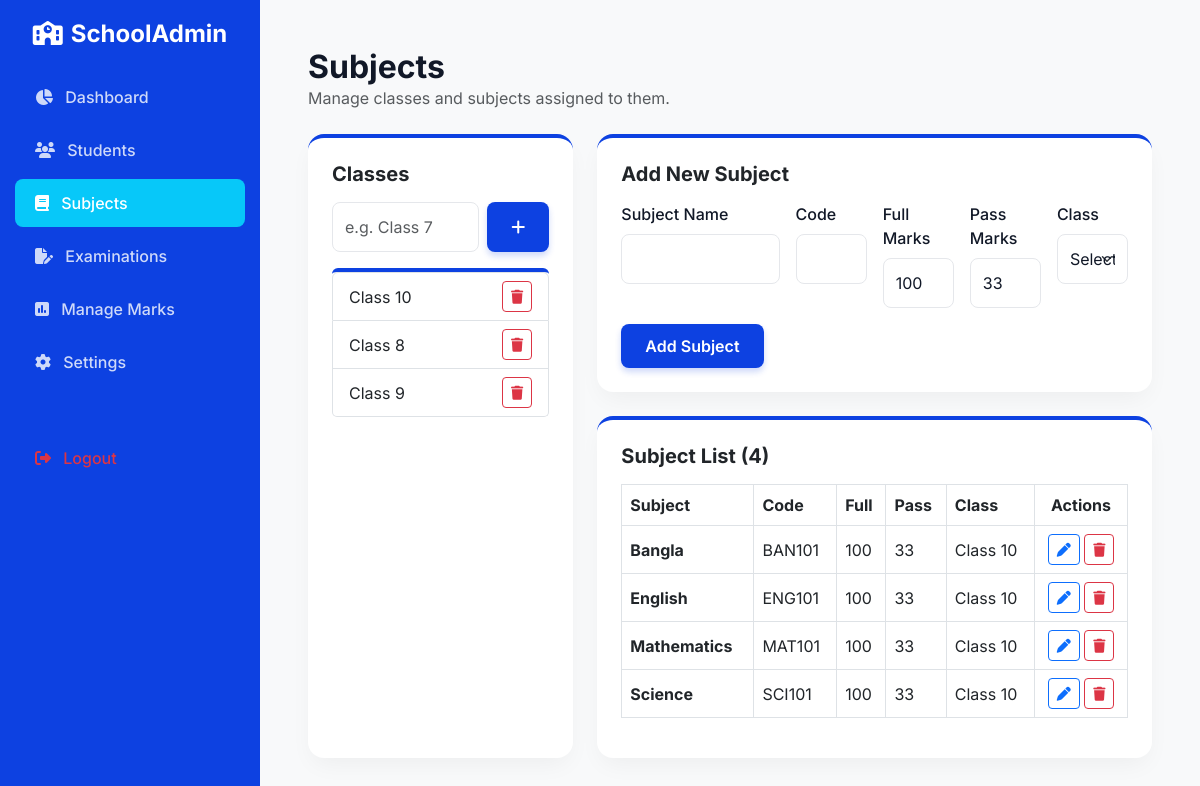
/admin/subjects.php (signed in), run on the app's committed database.
### tables this page shows
CREATE TABLE classes (
    id INT AUTO_INCREMENT PRIMARY KEY,
    class_name VARCHAR(50) NOT NULL
);

CREATE TABLE subjects (
    id INT AUTO_INCREMENT PRIMARY KEY,
    subject_name VARCHAR(100) NOT NULL,
    subject_code VARCHAR(20) NOT NULL,
    full_marks INT DEFAULT 100,
    pass_marks INT DEFAULT 33,
    class_id INT NOT NULL,
    FOREIGN KEY (class_id) REFERENCES classes(id)
);

### config/database.php (called while the page is built, shortened)
<?php
function escape($string) {
    return htmlspecialchars($string, ENT_QUOTES, 'UTF-8');
}
?>

### admin/subjects.php (the view, shortened to what this page needs)
<?php
$active = 'subjects';
require_once 'includes/header.php';
$classes = $pdo->query("SELECT * FROM classes ORDER BY class_name")->fetchAll();
$subjects = $pdo->query("SELECT sub.*, c.class_name
                         FROM subjects sub
                         JOIN classes c ON sub.class_id = c.id
                         ORDER BY c.class_name, sub.subject_name")->fetchAll();
$editSubject = null;
?>
<h2 class="fw-bold mb-0">Subjects</h2>
<p class="text-muted mb-4">Manage classes and subjects assigned to them.</p>
<div class="row g-4">
    <div class="col-lg-4">
        <div class="card card-custom p-4 h-100">
            <h5 class="fw-bold mb-3">Classes</h5>
            <form method="POST" class="d-flex mb-3">
                <input type="text" name="class_name" class="form-control me-2" placeholder="e.g. Class 7" required>
                <button type="submit" class="btn btn-primary-custom text-nowrap"><i class="fa-solid fa-plus"></i></button>
            </form>
            <ul class="list-group">
                <?php foreach ($classes as $c): ?>
                <li class="list-group-item d-flex justify-content-between align-items-center">
                    <?= escape($c['class_name']) ?>
                    <form method="POST" class="d-inline" onsubmit="return confirm('Delete this class?');">
                        <button type="submit" class="btn btn-sm btn-outline-danger"><i class="fa-solid fa-trash"></i></button>
                    </form>
                </li>
                <?php endforeach; ?>
            </ul>
        </div>
    </div>
    <div class="col-lg-8">
        <div class="card card-custom p-4 mb-4">
            <h5 class="fw-bold mb-3"><?= $editSubject ? 'Edit Subject' : 'Add New Subject' ?></h5>
            <form method="POST">
                <div class="row g-3">
                    <div class="col-md-4">
                        <label class="form-label">Subject Name</label>
                        <input type="text" name="subject_name" class="form-control" value="<?= escape($editSubject['subject_name'] ?? '') ?>" required>
                    </div>
                    <div class="col-md-2">
                        <label class="form-label">Code</label>
                        <input type="text" name="subject_code" class="form-control" value="<?= escape($editSubject['subject_code'] ?? '') ?>" required>
                    </div>
                    <div class="col-md-2">
                        <label class="form-label">Full Marks</label>
                        <input type="number" name="full_marks" class="form-control" value="<?= $editSubject['full_marks'] ?? 100 ?>" required>
                    </div>
                    <div class="col-md-2">
                        <label class="form-label">Pass Marks</label>
                        <input type="number" name="pass_marks" class="form-control" value="<?= $editSubject['pass_marks'] ?? 33 ?>" required>
                    </div>
                    <div class="col-md-2">
                        <label class="form-label">Class</label>
                        <select name="class_id" class="form-select" required>
                            <option value="">Select</option>
                        </select>
                    </div>
                    <div class="col-12">
                        <button type="submit" class="btn btn-primary-custom"><?= $editSubject ? 'Update Subject' : 'Add Subject' ?></button>
                    </div>
                </div>
            </form>
        </div>
        <div class="card card-custom p-4">
            <h5 class="fw-bold mb-3">Subject List (<?= count($subjects) ?>)</h5>
            <div class="table-responsive">
                <table class="table table-bordered table-hover align-middle">
                    <thead>
                        <tr>
                            <th>Subject</th>
                            <th>Code</th>
                            <th>Full</th>
                            <th>Pass</th>
                            <th>Class</th>
                            <th class="text-center">Actions</th>
                        </tr>
                    </thead>
                    <tbody>
                        <?php foreach ($subjects as $sub): ?>
                        <tr>
                            <td class="fw-bold"><?= escape($sub['subject_name']) ?></td>
                            <td><?= escape($sub['subject_code']) ?></td>
                            <td><?= $sub['full_marks'] ?></td>
                            <td><?= $sub['pass_marks'] ?></td>
                            <td><?= escape($sub['class_name']) ?></td>
                            <td class="text-center">
                                <a href="subjects.php?edit=<?= $sub['id'] ?>" class="btn btn-sm btn-outline-primary"><i class="fa-solid fa-pen"></i></a>
                                <form method="POST" class="d-inline" onsubmit="return confirm('Delete this subject?');">
                                    <button type="submit" class="btn btn-sm btn-outline-danger"><i class="fa-solid fa-trash"></i></button>
                                </form>
                            </td>
                        </tr>
                        <?php endforeach; ?>
                    </tbody>
                </table>
            </div>
        </div>
    </div>
</div>
<?php require_once 'includes/footer.php'; ?>

### admin/includes/header.php (shortened to what this page needs)
<?php
require_once '../config/database.php';
$active = $active ?? '';
?>
<!DOCTYPE html>
<html lang="en">
<head>
    <link href="https://cdn.jsdelivr.net/npm/bootstrap@5.3.0/dist/css/bootstrap.min.css" rel="stylesheet">
    <link rel="stylesheet" href="../assets/css/style.css">
    <link rel="stylesheet" href="https://cdnjs.cloudflare.com/ajax/libs/font-awesome/6.4.0/css/all.min.css">
</head>
<body class="bg-light">
<div class="d-flex">
    <div class="sidebar" style="width: 260px; flex-shrink: 0;">
        <h4 class="text-center fw-bold mb-4 px-3 text-white"><i class="fa-solid fa-school me-2"></i>SchoolAdmin</h4>
        <a href="dashboard.php" class="<?= $active === 'dashboard' ? 'active' : '' ?>"><i class="fa-solid fa-chart-pie me-2"></i> Dashboard</a>
        <a href="students.php" class="<?= $active === 'students' ? 'active' : '' ?>"><i class="fa-solid fa-users me-2"></i> Students</a>
        <a href="subjects.php" class="<?= $active === 'subjects' ? 'active' : '' ?>"><i class="fa-solid fa-book me-2"></i> Subjects</a>
        <a href="examinations.php" class="<?= $active === 'examinations' ? 'active' : '' ?>"><i class="fa-solid fa-file-pen me-2"></i> Examinations</a>
        <a href="marks.php" class="<?= $active === 'marks' ? 'active' : '' ?>"><i class="fa-solid fa-square-poll-vertical me-2"></i> Manage Marks</a>
        <a href="settings.php" class="<?= $active === 'settings' ? 'active' : '' ?>"><i class="fa-solid fa-gear me-2"></i> Settings</a>
        <a href="logout.php" class="text-danger mt-5"><i class="fa-solid fa-right-from-bracket me-2"></i> Logout</a>
    </div>
    <div class="flex-grow-1 p-4 p-md-5" style="min-width: 0;">

### admin/includes/footer.php (shortened to what this page needs)
    </div>
</div>
</body>
</html>

### assets/css/style.css (style rules this page uses)
:root { --primary-blue: #0D41E1; --secondary-cyan: #07C8F9; --bg-light: #F4F8FF; --white: #FFFFFF; --text-dark: #111827; --text-muted: #6B7280; --border-color: #E5E7EB; --success: #10B981; --danger: #EF4444; }
body { font-family: 'Inter', sans-serif; background-color: var(--bg-light); color: var(--text-dark); -webkit-font-smoothing: antialiased; }
.btn-primary-custom { background: var(--primary-blue); color: var(--white); font-weight: 600; border: none; border-radius: 8px; padding: 10px 24px; transition: all 0.3s ease; box-shadow: 0 4px 6px rgba(13, 65, 225, 0.2); }
.card-custom { background: var(--white); border-radius: 16px; border: none; box-shadow: 0 10px 25px -5px rgba(0, 0, 0, 0.05); border-top: 4px solid var(--primary-blue); transition: transform 0.3s ease, box-shadow 0.3s ease; }
.form-control, .form-select { border: 1px solid var(--border-color); border-radius: 8px; padding: 12px; color: var(--text-dark); }
.form-label { font-weight: 500; color: var(--text-dark); }

### admin/includes/header.php (style rules this page uses)
.sidebar { min-height: 100vh; background: var(--primary-blue); color: white; padding-top: 20px; }
.sidebar a { color: rgba(255,255,255,0.8); text-decoration: none; padding: 12px 20px; display: block; border-radius: 8px; margin: 5px 15px; font-weight: 500; }
.sidebar a:hover, .sidebar a.active { background: var(--secondary-cyan); color: white; }

### data on the page
classes: class_name "Class 10"
classes: class_name "Class 8"
classes: class_name "Class 9"
subjects: subject_name "Bangla", subject_code "BAN101", full_marks "100", pass_marks "33", class.class_name "Class 10"
subjects: subject_name "English", subject_code "ENG101", full_marks "100", pass_marks "33", class.class_name "Class 10"
subjects: subject_name "Mathematics", subject_code "MAT101", full_marks "100", pass_marks "33", class.class_name "Class 10"
subjects: subject_name "Science", subject_code "SCI101", full_marks "100", pass_marks "33", class.class_name "Class 10"

### other printed values
count($subjects) "4"
